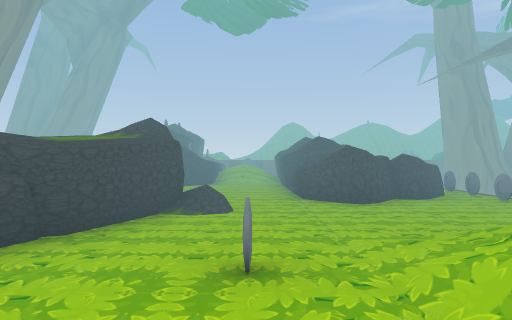
[1] (above)

18 first-person views from a walk through a 3-D level made in the Unity game engine. The camera is 1.5 m above the floor, looks level and sees 70° across. The floor is counted in squares, 2 m on a side. Each view is taken from the middle of a square. On the plan, view 1 faces up. The plan holds only what a view shows up to about 11 squares ahead; the rest is blank. The place goes on beyond the plan. The player is left out. Some animated figures are left out. Some surface patterns are stand-ins.

[2]
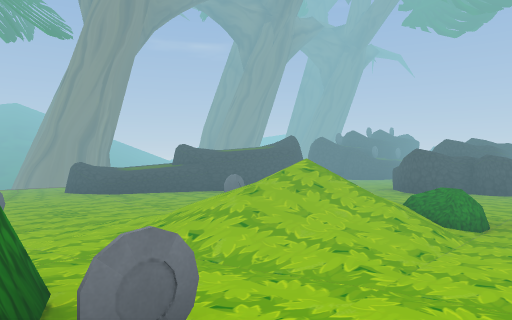

[3]
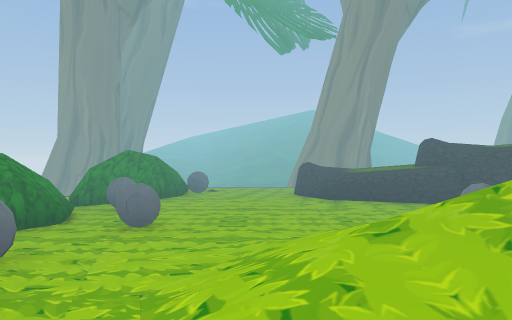

[4]
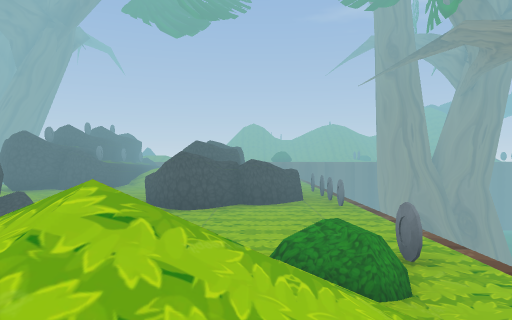

[5]
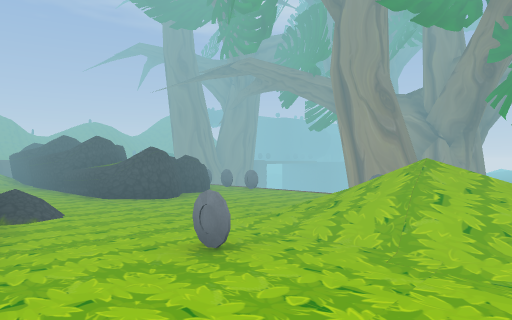

[6]
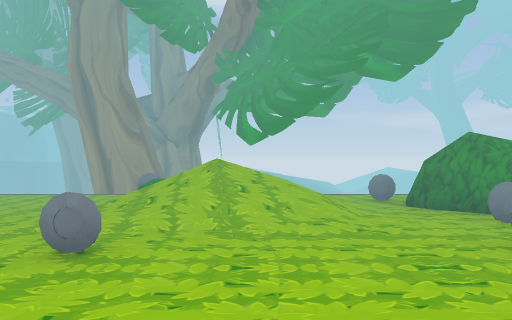

[7]
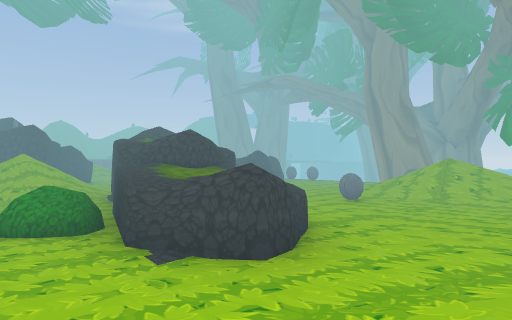

[8]
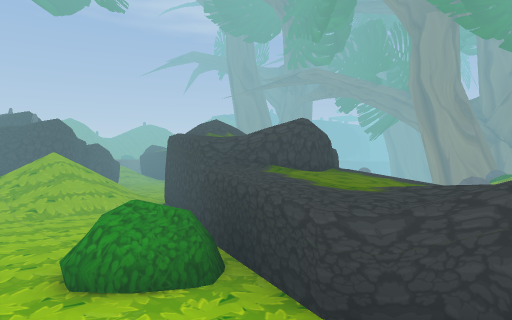

[9]
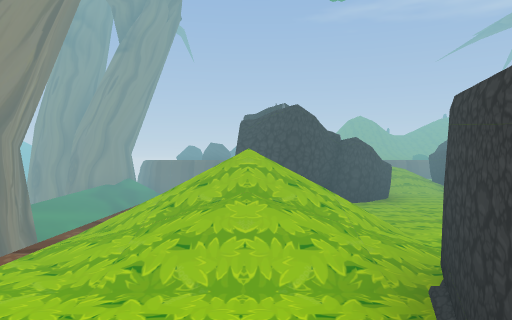

[10]
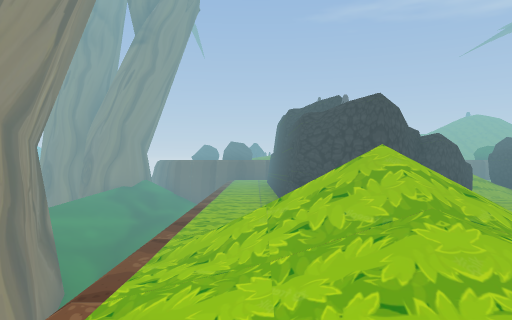

[11]
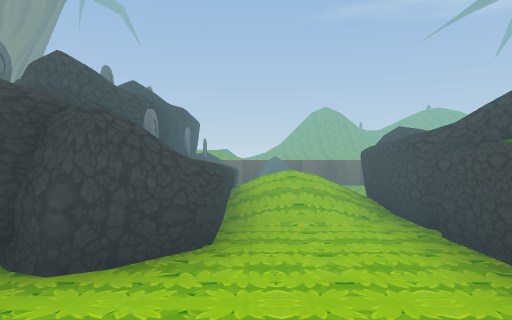

[12]
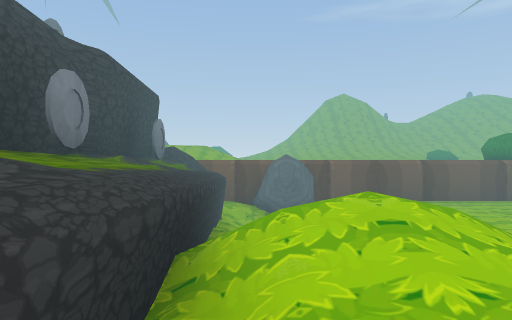

[13]
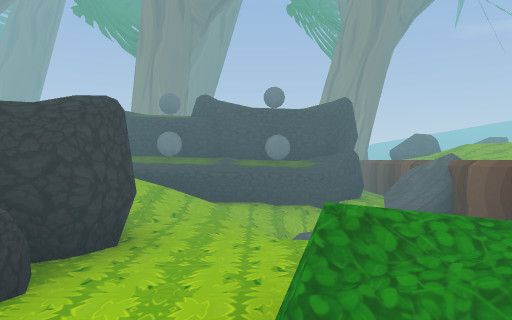

[14]
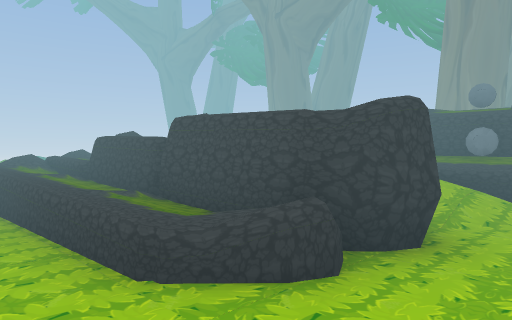

[15]
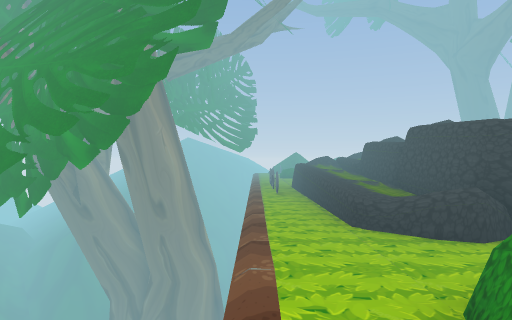

[16]
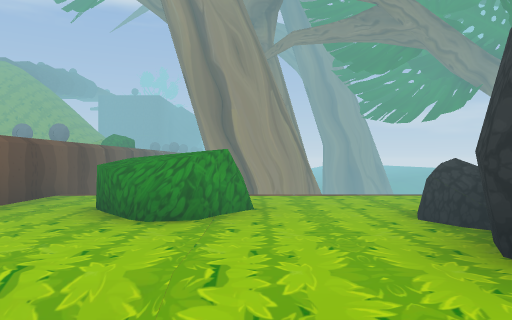

[17]
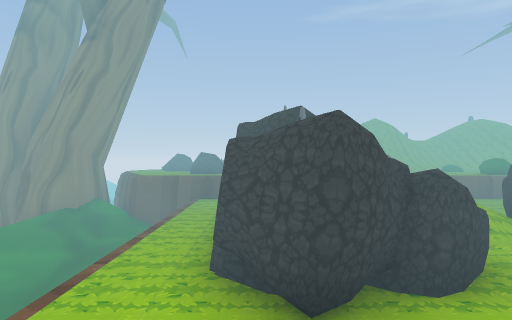

[18]
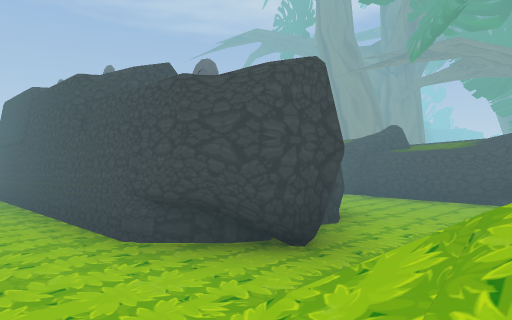

### Floor plan
Key: @ floor where view 1 was taken; # wall or solid block; . floor; / step, stairs or slope; = window, fence, low wall or low ledge; ^ raised ledge; v drop or lower ground; C coin; O other object.
Columns run from 9 left of view 1 to 8 right of it. Each row starts with its distance up from view 1.
 20    ##
 19      ^############
 18    .. ##/# ....
 17 =^ .. ##///.==
 16 v= ..###///....  #
 15 vv ..###//.#...= #
 14 vv ..###//##=..  =
 13 v  ..###//###=.= ^
 12 v  ..###..###=.= #
 11 #  ..###..###=.  ^
 10    ..##...###=O  =
  9    .///...###=C
  8    .///...=^^=C
  7    .///...###.C
  6    .//###......  #
  5     ..##....... ##
  4    ...##.......  #
  3    .^=#...///C/
  2    ..==..C/////
  1    ..=....////=
  0    ......@///..
 -1    ..C...C...C.
 -2      ###..C.#..
 -3        ######

Where each view was taken, in squares from view 1:
view 1: 0 up, 0 right, facing up
view 2: 2 down, 5 right, facing up-left
view 3: 0 up, 4 right, facing left
view 4: 0 up, 3 right, facing up
view 5: 0 up, 2 left, facing up-right
view 6: 1 up, 3 left, facing right
view 7: 1 down, 6 left, facing up-right
view 8: 1 up, 6 left, facing up-right
view 9: 4 up, 4 left, facing up
view 10: 5 up, 5 left, facing up
view 11: 8 up, 1 left, facing up
view 12: 12 up, 1 left, facing up
view 13: 16 up, 5 right, facing left
view 14: 16 up, 5 right, facing down-left
view 15: 18 up, 5 right, facing down
view 16: 16 up, 0 right, facing right
view 17: 7 up, 4 left, facing up
view 18: 8 up, 6 left, facing up-right
